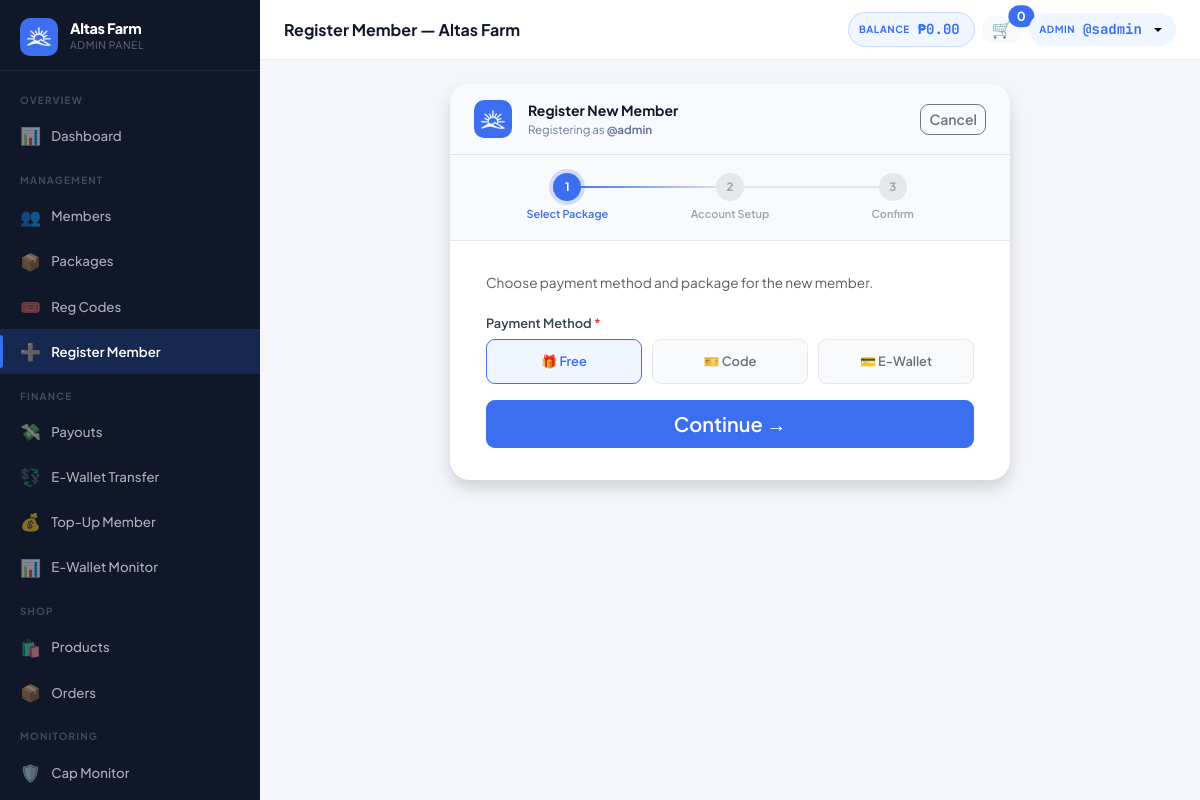
Screenshot of /?page=register (signed in) with the database file from the repository.
### tables this page shows
CREATE TABLE users (
  id                INT UNSIGNED AUTO_INCREMENT PRIMARY KEY,
  username          VARCHAR(40)  NOT NULL UNIQUE,
  password_hash     VARCHAR(255) NOT NULL,
  role              ENUM('member','admin','superadmin') NOT NULL DEFAULT 'member',
  package_id        INT UNSIGNED NULL,
  reg_code_id           INT UNSIGNED NULL,
  reg_payment_method    ENUM('code','ewallet','pending') NOT NULL DEFAULT 'code',
  reg_paid_by           INT UNSIGNED NULL,

   
  sponsor_id        INT UNSIGNED NULL,
  binary_parent_id  INT UNSIGNED NULL,
  binary_position   ENUM('left','right') NULL,

   
  left_count        INT UNSIGNED NOT NULL DEFAULT 0,
  left_count_paid   INT UNSIGNED NOT NULL DEFAULT 0,
  right_count       INT UNSIGNED NOT NULL DEFAULT 0,
  right_count_paid  INT UNSIGNED NOT NULL DEFAULT 0,
  pairs_paid        INT UNSIGNED NOT NULL DEFAULT 0,
  pairs_flushed     INT UNSIGNED NOT NULL DEFAULT 0,
  pairs_paid_today  INT UNSIGNED NOT NULL DEFAULT 0,   

   
  lifetime_earned       DECIMAL(14,2) NOT NULL DEFAULT 0.00,
  cap_status            ENUM('active','capped','perminact') NOT NULL DEFAULT 'active',
  capping_bypass        TINYINT(1)   NOT NULL DEFAULT 0,
  daily_cap_bypass      TINYINT(1)   NOT NULL DEFAULT 0,
  capped_at             TIMESTAMP NULL,
  last_reactivation_at  TIMESTAMP NULL,
  dfi_days_used         INT UNSIGNED NOT NULL DEFAULT 0,
  dfi_active            TINYINT(1)   NOT NULL DEFAULT 1,
  cd_active             TINYINT(1)   NOT NULL DEFAULT 0,
  ewallet_sent_today      DECIMAL(12,2) NOT NULL DEFAULT 0.00,
  ewallet_sent_this_week  DECIMAL(12,2) NOT NULL DEFAULT 0.00,

   
  full_name         VARCHAR(120) NULL,
  email             VARCHAR(120) NULL,
  mobile            VARCHAR(20)  NULL,
  gcash_number      VARCHAR(20)  NULL,
  maya_number       VARCHAR(20)  NULL,
  usdt_trc20_address VARCHAR(100) NULL,
  usdt_bep20_address VARCHAR(100) NULL,
  address           TEXT         NULL,
  photo             VARCHAR(200) NULL,

  ewallet_balance       DECIMAL(14,2) NOT NULL DEFAULT 0.00,
  withdrawable_balance  DECIMAL(14,2) NOT NULL DEFAULT 0.00,
  status                ENUM('active','suspended','pending','deactivated') NOT NULL DEFAULT 'active',
  joined_at         TIMESTAMP DEFAULT CURRENT_TIMESTAMP,
  last_login        TIMESTAMP NULL,

  FOREIGN KEY (sponsor_id)       REFERENCES users(id) ON DELETE SET NULL,
  FOREIGN KEY (binary_parent_id) REFERENCES users(id) ON DELETE SET NULL,
  FOREIGN KEY (package_id)       REFERENCES packages(id) ON DELETE SET NULL
);

### views/auth/register.php (the view, shortened to what the rows shown need)
<?php
$pageTitle      = 'Register Member — ' . setting('site_name', APP_NAME);
$isLoggedIn     = Auth::check();
$currentUser    = $isLoggedIn ? Auth::actingUser() : null;
?>
<?php if ($isLoggedIn): ?>
  <?php require 'views/partials/head.php'; ?>
  <link rel="stylesheet" href="<?= APP_URL ?>/assets/css/auth.css">
  <?php if (Auth::isAdmin()): ?>
    <?php require 'views/partials/sidebar_admin.php'; ?>
  <?php else: ?>
    <?php require 'views/partials/sidebar_member.php'; ?>
  <?php endif; ?>
  <div class="main-content">
    <?php require 'views/partials/topbar.php'; ?>
    <div class="page-content">
      <div class="d-flex justify-content-center">
        <div style="width:100%;max-width:560px;">
            <?php endif; ?>
            <div class="auth-card auth-card-wide <?= $isLoggedIn ? 'shadow' : '' ?>">
              <?php if ($isLoggedIn): ?>
                <div class="d-flex align-items-center gap-3 px-4 py-3 border-bottom" style="background:#f8fafd;">
                  <div style="width:38px;height:38px;border-radius:.625rem;background:var(--primary);display:flex;align-items:center;justify-content:center;overflow:hidden;flex-shrink:0;">
                    <img src="<?= APP_URL ?>/assets/img/logo.png" style="width:24px;height:24px;object-fit:contain;" alt="">
                  </div>
                  <div class="flex-grow-1">
                    <div style="font-size:.875rem;font-weight:700;">Register New Member</div>
                    <div style="font-size:.72rem;color:var(--muted);">Registering as <strong>@<?= e($currentUser['username']) ?></strong></div>
                  </div>
                  <a href="<?= Auth::isAdmin() ? APP_URL . '/?page=admin' : APP_URL . '/?page=dashboard' ?>"
                    class="btn btn-sm btn-outline-secondary">Cancel</a>
                </div>
              <?php endif; ?>
            </div>
            <?php if ($isLoggedIn): ?>
            </div>
        </div>
      </div>
    </div>
  <?php else: ?>
  </div>
<?php endif; ?>
<?php if (!$isLoggedIn): ?>
  </body>
  </html>
<?php else: ?>
  <?php require 'views/partials/footer.php'; ?>
<?php endif; ?>

### views/partials/topbar.php (shortened to what the rows shown need)
<?php
if (isset($_GET['page']) && $_GET['page'] === 'admin_user_view' && !empty($_GET['id']) && Auth::isAdmin()) {
    $topbarUser = getUserById((int)$_GET['id']);
    if (!$topbarUser) {
        flash('error', 'User not found.');
        redirect('/?page=admin_users');
    }
    $walletUser = $topbarUser;
} else {
    $topbarUser = Auth::user();
    $walletUser = Auth::isSuperadmin() ? (User::find(Auth::actingAdminId()) ?: $topbarUser) : $topbarUser;
}
$topbarBalance = fmt_money($walletUser['ewallet_balance'] ?? 0);
$isMember      = ($topbarUser['role'] ?? '') === 'member';
$topbarCartCount = 0;
if (Auth::check()) {
    $topbarCart = Cart::getActive(Auth::id());
    $topbarCartCount = $topbarCart ? (int) Cart::getTotals((int) $topbarCart['id'])['total_items'] : 0;
}
?>
<div class="topbar-wrapper no-print">
    <div class="topbar-title"><?= e($pageTitle ?? 'Dashboard') ?></div>
    <div class="d-flex align-items-center gap-2">
        <?php if ($isMember || Auth::isSuperadmin()): ?>
            <div class="topbar-balance d-none d-sm-flex">
                <span class="bal-label">Balance</span>
                <span class="bal-amount" id="topbarBalance"><?= $topbarBalance ?></span>
            </div>
        <?php endif; ?>
        <?php if (Auth::check()): ?>
        <a href="<?= link_to('cart') ?>" class="btn btn-sm btn-light position-relative border-0 topbar-cart-btn"
           title="Cart" style="font-size:1.05rem;line-height:1;padding:.3rem .55rem;">
            🛒
            <span class="position-absolute top-0 start-100 translate-middle badge rounded-pill bg-primary topbar-cart-badge"><?= $topbarCartCount ?></span>
        </a>
        <?php endif; ?>
        <div class="dropdown">
            <button class="topbar-balance border-0 dropdown-toggle" type="button"
                data-bs-toggle="dropdown" aria-expanded="false"
                title="<?= e($topbarUser['username'] ?? '') ?>" style="cursor:pointer;">
                <span class="bal-label"><?= Auth::isAdmin() ? 'Admin' : 'User' ?></span>
                <span class="bal-amount">@<?= e($topbarUser['username'] ?? '') ?></span>
            </button>
        </div>
    </div>
</div>

### rows the page displays
users: ewallet_balance "₱0.00", username "admin"
users: username "sadmin"

### other values shown
setting('site_name', APP_NAME) "Altas Farm"
$pageTitle "Register Member — Altas Farm"
$topbarCartCount "0"
